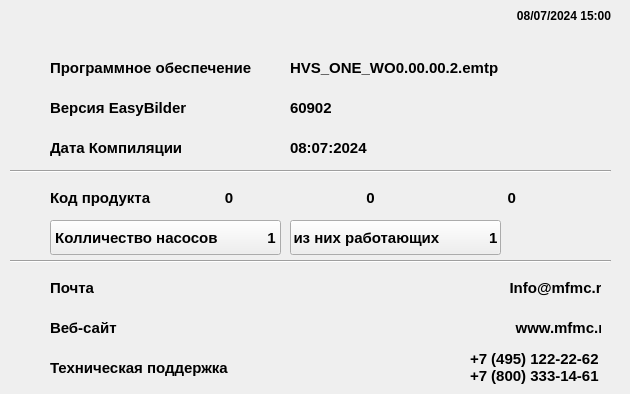
     <widget class="QWidget" name="Settings_Contacts_page">
      <widget class="QLabel" name="contacts_icon_label_1_1">
       <property name="geometry">
        <rect>
         <x>10</x>
         <y>50</y>
         <width>40</width>
         <height>35</height>
        </rect>
       </property>
       <property name="text">
        <string/>
       </property>
      </widget>
      <widget class="QLabel" name="label_77">
       <property name="geometry">
        <rect>
         <x>50</x>
         <y>270</y>
         <width>551</width>
         <height>35</height>
        </rect>
       </property>
       <property name="font">
        <font>
         <family>Arial</family>
         <pointsize>11</pointsize>
         <weight>75</weight>
         <bold>true</bold>
        </font>
       </property>
       <property name="text">
        <string>Почта                                                                                                    Info@mfmc.ru</string>
       </property>
      </widget>
      <widget class="QPushButton" name="contacts_number_of_pumps_pushButton">
       <property name="geometry">
        <rect>
         <x>50</x>
         <y>220</y>
         <width>231</width>
         <height>35</height>
        </rect>
       </property>
       <property name="font">
        <font>
         <family>Arial</family>
         <pointsize>11</pointsize>
         <weight>75</weight>
         <bold>true</bold>
        </font>
       </property>
       <property name="text">
        <string>Колличество насосов            1</string>
       </property>
      </widget>
      <widget class="Line" name="contacts_line_1">
       <property name="geometry">
        <rect>
         <x>10</x>
         <y>170</y>
         <width>601</width>
         <height>2</height>
        </rect>
       </property>
       <property name="frameShadow">
        <enum>QFrame::Sunken</enum>
       </property>
       <property name="orientation">
        <enum>Qt::Horizontal</enum>
       </property>
      </widget>
      <widget class="QLabel" name="contacts_icon_label_1_2">
       <property name="geometry">
        <rect>
         <x>10</x>
         <y>90</y>
         <width>40</width>
         <height>35</height>
        </rect>
       </property>
       <property name="text">
        <string/>
       </property>
      </widget>
      <widget class="QLabel" name="contacts_icon_label_2">
       <property name="geometry">
        <rect>
         <x>10</x>
         <y>130</y>
         <width>40</width>
         <height>35</height>
        </rect>
       </property>
       <property name="text">
        <string/>
       </property>
      </widget>
      <widget class="QLabel" name="contacts_icon_label_3">
       <property name="geometry">
        <rect>
         <x>10</x>
         <y>180</y>
         <width>40</width>
         <height>35</height>
        </rect>
       </property>
       <property name="text">
        <string/>
       </property>
      </widget>
      <widget class="QLabel" name="contacts_icon_label_4">
       <property name="geometry">
        <rect>
         <x>10</x>
         <y>220</y>
         <width>40</width>
         <height>35</height>
        </rect>
       </property>
       <property name="text">
        <string/>
       </property>
      </widget>
      <widget class="Line" name="contacts_line_2">
       <property name="geometry">
        <rect>
         <x>10</x>
         <y>260</y>
         <width>601</width>
         <height>2</height>
        </rect>
       </property>
       <property name="frameShadow">
        <enum>QFrame::Sunken</enum>
       </property>
       <property name="orientation">
        <enum>Qt::Horizontal</enum>
       </property>
      </widget>
      <widget class="QLabel" name="contacts_icon_label_5">
       <property name="geometry">
        <rect>
         <x>10</x>
         <y>270</y>
         <width>40</width>
         <height>35</height>
        </rect>
       </property>
       <property name="text">
        <string/>
       </property>
      </widget>
      <widget class="QLabel" name="contacts_icon_label_6">
       <property name="geometry">
        <rect>
         <x>10</x>
         <y>310</y>
         <width>40</width>
         <height>35</height>
        </rect>
       </property>
       <property name="text">
        <string/>
       </property>
      </widget>
      <widget class="QLabel" name="contacts_icon_label_7">
       <property name="geometry">
        <rect>
         <x>10</x>
         <y>350</y>
         <width>40</width>
         <height>35</height>
        </rect>
       </property>
       <property name="text">
        <string/>
       </property>
      </widget>
      <widget class="QLabel" name="label_78">
       <property name="geometry">
        <rect>
         <x>50</x>
         <y>310</y>
         <width>551</width>
         <height>35</height>
        </rect>
       </property>
       <property name="font">
        <font>
         <family>Arial</family>
         <pointsize>11</pointsize>
         <weight>75</weight>
         <bold>true</bold>
        </font>
       </property>
       <property name="text">
        <string>Веб-сайт                                                                                                www.mfmc.ru</string>
       </property>
      </widget>
      <widget class="QLabel" name="label_79">
       <property name="geometry">
        <rect>
         <x>50</x>
         <y>350</y>
         <width>191</width>
         <height>35</height>
        </rect>
       </property>
       <property name="font">
        <font>
         <family>Arial</family>
         <pointsize>11</pointsize>
         <weight>75</weight>
         <bold>true</bold>
        </font>
       </property>
       <property name="text">
        <string>Техническая поддержка</string>
       </property>
      </widget>
      <widget class="QLabel" name="label_82">
       <property name="geometry">
        <rect>
         <x>50</x>
         <y>130</y>
         <width>231</width>
         <height>35</height>
        </rect>
       </property>
       <property name="font">
        <font>
         <family>Arial</family>
         <pointsize>11</pointsize>
         <weight>75</weight>
         <bold>true</bold>
        </font>
       </property>
       <property name="text">
        <string>Дата Компиляции</string>
       </property>
      </widget>
      <widget class="QLabel" name="label_83">
       <property name="geometry">
        <rect>
         <x>50</x>
         <y>90</y>
         <width>231</width>
         <height>35</height>
        </rect>
       </property>
       <property name="font">
        <font>
         <family>Arial</family>
         <pointsize>11</pointsize>
         <weight>75</weight>
         <bold>true</bold>
        </font>
       </property>
       <property name="text">
        <string>Версия EasyBilder</string>
       </property>
      </widget>
      <widget class="QLabel" name="label_84">
       <property name="geometry">
        <rect>
         <x>50</x>
         <y>50</y>
         <width>231</width>
         <height>35</height>
        </rect>
       </property>
       <property name="font">
        <font>
         <family>Arial</family>
         <pointsize>11</pointsize>
         <weight>75</weight>
         <bold>true</bold>
        </font>
       </property>
       <property name="text">
        <string>Программное обеспечение</string>
       </property>
      </widget>
      <widget class="QLabel" name="contacts_software_label">
       <property name="geometry">
        <rect>
         <x>290</x>
         <y>50</y>
         <width>311</width>
         <height>35</height>
        </rect>
       </property>
       <property name="font">
        <font>
         <family>Arial</family>
         <pointsize>11</pointsize>
         <weight>75</weight>
         <bold>true</bold>
        </font>
       </property>
       <property name="text">
        <string>HVS_ONE_WO0.00.00.2.emtp</string>
       </property>
      </widget>
      <widget class="QLabel" name="contacts_easybilder_version_label">
       <property name="geometry">
        <rect>
         <x>290</x>
         <y>90</y>
         <width>311</width>
         <height>35</height>
        </rect>
       </property>
       <property name="font">
        <font>
         <family>Arial</family>
         <pointsize>11</pointsize>
         <weight>75</weight>
         <bold>true</bold>
        </font>
       </property>
       <property name="text">
        <string>60902</string>
       </property>
      </widget>
      <widget class="QLabel" name="contacts_compilation_date_label">
       <property name="geometry">
        <rect>
         <x>290</x>
         <y>130</y>
         <width>311</width>
         <height>35</height>
        </rect>
       </property>
       <property name="font">
        <font>
         <family>Arial</family>
         <pointsize>11</pointsize>
         <weight>75</weight>
         <bold>true</bold>
        </font>
       </property>
       <property name="text">
        <string>08:07:2024</string>
       </property>
      </widget>
      <widget class="QLabel" name="label_88">
       <property name="geometry">
        <rect>
         <x>50</x>
         <y>180</y>
         <width>551</width>
         <height>35</height>
        </rect>
       </property>
       <property name="font">
        <font>
         <family>Arial</family>
         <pointsize>11</pointsize>
         <weight>75</weight>
         <bold>true</bold>
        </font>
       </property>
       <property name="text">
        <string>Код продукта                  0                                0                                0</string>
       </property>
      </widget>
      <widget class="QPushButton" name="contacts_current_workings_number_of_pumps_pushButton">
       <property name="geometry">
        <rect>
         <x>290</x>
         <y>220</y>
         <width>211</width>
         <height>35</height>
        </rect>
       </property>
       <property name="font">
        <font>
         <family>Arial</family>
         <pointsize>11</pointsize>
         <weight>75</weight>
         <bold>true</bold>
        </font>
       </property>
       <property name="text">
        <string>из них работающих            1</string>
       </property>
      </widget>
      <widget class="QLabel" name="label_80">
       <property name="geometry">
        <rect>
         <x>470</x>
         <y>350</y>
         <width>131</width>
         <height>35</height>
        </rect>
       </property>
       <property name="font">
        <font>
         <family>Arial</family>
         <pointsize>11</pointsize>
         <weight>75</weight>
         <bold>true</bold>
        </font>
       </property>
       <property name="text">
        <string>+7 (495) 122-22-62
+7 (800) 333-14-61</string>
       </property>
      </widget>
      <widget class="QLabel" name="contacts_time_label">
       <property name="geometry">
        <rect>
         <x>480</x>
         <y>0</y>
         <width>141</width>
         <height>31</height>
        </rect>
       </property>
       <property name="font">
        <font>
         <family>Arial</family>
         <pointsize>9</pointsize>
         <weight>75</weight>
         <bold>true</bold>
        </font>
       </property>
       <property name="text">
        <string>08/07/2024 15:00   </string>
       </property>
       <property name="alignment">
        <set>Qt::AlignRight|Qt::AlignTrailing|Qt::AlignVCenter</set>
       </property>
      </widget>
     </widget>
